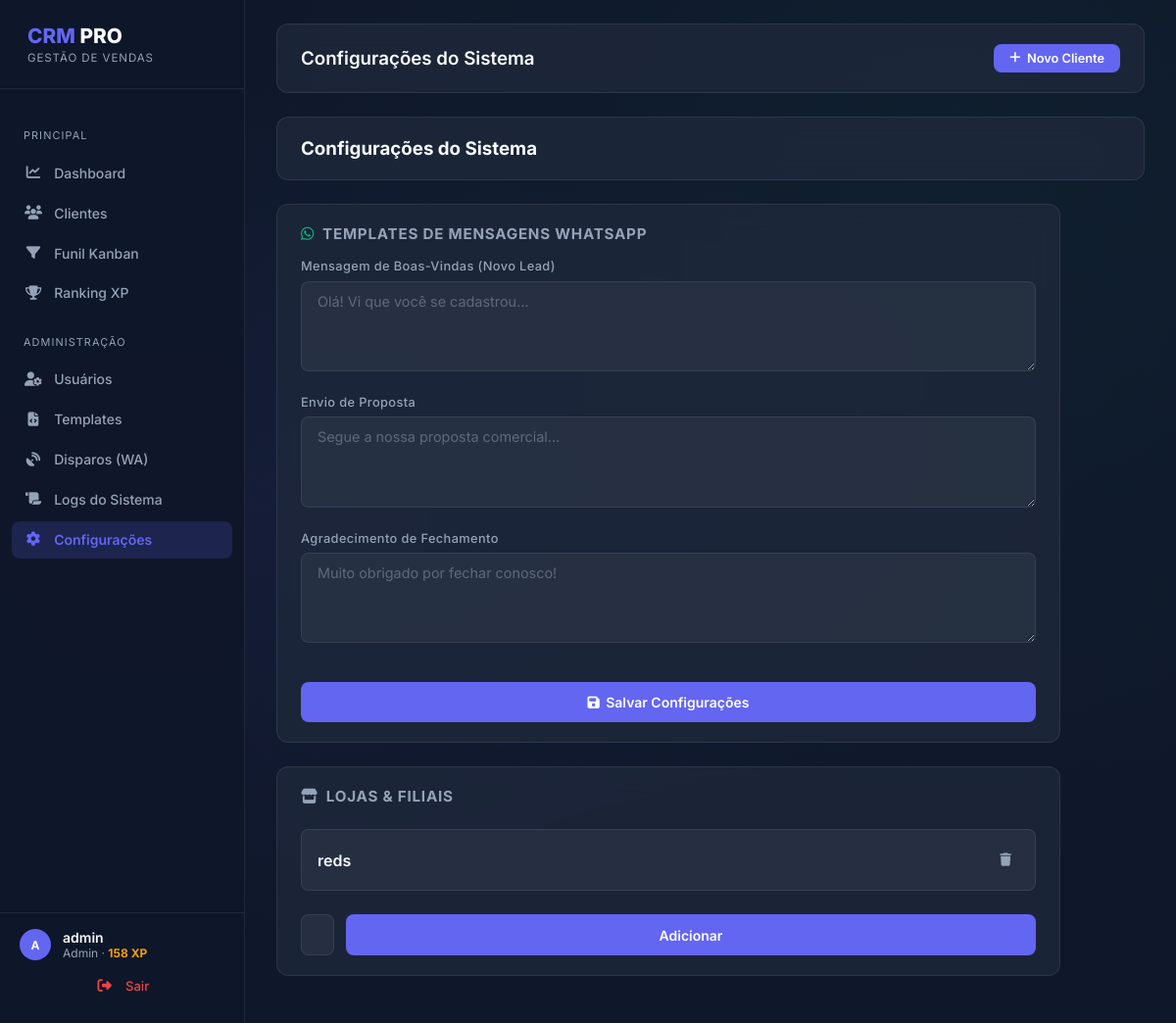
/admin/settings (signed in), run on the app's committed database.
### app/models.py (models this page shows, shortened)
class User(UserMixin, db.Model):
    id = db.Column(db.Integer, primary_key=True)
    username = db.Column(db.String(64), index=True, unique=True)
    email = db.Column(db.String(120), index=True, unique=True)
    password_hash = db.Column(db.String(128))
    role = db.Column(db.String(20), default='vendedor') # 'admin', 'gerente', 'vendedor'
    performance_points = db.Column(db.Integer, default=0)
    created_at = db.Column(db.DateTime, default=datetime.utcnow)

class Store(db.Model):
    id = db.Column(db.Integer, primary_key=True)
    name = db.Column(db.String(128), index=True)
    clients = db.relationship('Client', backref='preferred_store', lazy='dynamic')

### app/admin/routes.py (the view, shortened to what this page needs)
@bp.route('/settings', methods=['GET', 'POST'])
@login_required
@admin_required
def settings():
    all_settings = {s.key: s.value for s in Setting.query.all()}
    stores = Store.query.all()
    return render_template('admin/settings.html', title='Configurações do Sistema',
                           settings=all_settings, stores=stores)

### app/admin/routes.py (called while the page is built)
def admin_required(f):
    @wraps(f)
    def decorated_function(*args, **kwargs):
        if current_user.role not in ['admin', 'gerente']:
            flash('Você não tem permissão para acessar esta página.')
            return redirect(url_for('main.index'))
        return f(*args, **kwargs)
    return decorated_function

### app/models.py (called while the page is built)
@login.user_loader
def load_user(id):
    return User.query.get(int(id))

### app/templates/admin/settings.html
{% extends "base.html" %}
{% block content %}
<div class="header-glass mb-4 justify-between">
    <h3 class="m-0">Configurações do Sistema</h3>
</div>
<div class="header-glass max-w-lg">
    <form action="" method="post" class="w-100">
        <h4 class="card-title mb-4">
            <i class="fa-brands fa-whatsapp text-success"></i> Templates de Mensagens WhatsApp
        </h4>
        <div class="form-group">
            <label for="msg_boas_vindas">Mensagem de Boas-Vindas (Novo Lead)</label>
            <textarea name="msg_boas_vindas" id="msg_boas_vindas" class="input-glass" rows="4"
                      placeholder="Olá! Vi que você se cadastrou...">{{ settings.get('msg_boas_vindas', '') }}</textarea>
        </div>
        <div class="form-group">
            <label for="msg_proposta">Envio de Proposta</label>
            <textarea name="msg_proposta" id="msg_proposta" class="input-glass" rows="4"
                      placeholder="Segue a nossa proposta comercial...">{{ settings.get('msg_proposta', '') }}</textarea>
        </div>
        <div class="form-group">
            <label for="msg_fechamento">Agradecimento de Fechamento</label>
            <textarea name="msg_fechamento" id="msg_fechamento" class="input-glass" rows="4"
                      placeholder="Muito obrigado por fechar conosco!">{{ settings.get('msg_fechamento', '') }}</textarea>
        </div>
        <button type="submit" class="btn-primary mt-3">
            <i class="fa-solid fa-floppy-disk"></i> Salvar Configurações
        </button>
    </form>
</div>
<div class="header-glass max-w-lg flex-col align-start m-0 mb-4 mt-4">
    <h4 class="card-title w-100 text-primary mb-3">
        <i class="fa-solid fa-store"></i> Lojas & Filiais
    </h4>
    <div class="w-100 mb-4">
        {% for store in stores %}
        <div class="d-flex align-center justify-between p-3 border-bottom bg-glass mt-2 rounded-md" style="border: 1px solid var(--glass-border);">
            <div class="font-semibold">{{ store.name }}</div>
            <form action="{{ url_for('admin.delete_store', id=store.id) }}" method="post" onsubmit="return confirm('Excluir loja {{ store.name }}?')">
                <button class="icon-btn text-danger p-1 m-0">
                    <i class="fa-solid fa-trash"></i>
                </button>
            </form>
        </div>
        {% else %}
        <p class="text-sm text-muted">Nenhuma loja cadastrada.</p>
        {% endfor %}
    </div>
    <form action="{{ url_for('admin.new_store') }}" method="post" class="w-100 d-flex gap-2">
        <input type="text" name="name" class="input-glass flex-1" placeholder="Nome da nova loja..." required>
        <button type="submit" class="btn-primary w-auto">Adicionar</button>
    </form>
</div>
{% endblock %}

### app/templates/base.html (shortened to what this page needs)
<!DOCTYPE html>
<html lang="pt-br">
<head>
    <link rel="stylesheet" href="{{ url_for('static', filename='css/style.css') }}">
    <link rel="stylesheet" href="https://cdnjs.cloudflare.com/ajax/libs/font-awesome/6.5.0/css/all.min.css">
</head>
<body>
    {% if current_user.is_authenticated %}
    <aside class="sidebar" id="sidebar">
        <div class="sidebar-header">
            <h2 class="sidebar-brand">
                <span class="text-primary">CRM</span>
                <span class="text-main"> PRO</span>
            </h2>
            <div class="sidebar-tagline">
                GESTÃO DE VENDAS
            </div>
        </div>
        <nav class="sidebar-nav">
            <div class="nav-section-title m-0 mb-1">
                PRINCIPAL
            </div>
            <ul>
                <li>
                    <a href="{{ url_for('main.index') }}" class="nav-link {{ 'active' if request.endpoint == 'main.index' }}">
                        <i class="fa-solid fa-chart-line nav-icon"></i> Dashboard
                    </a>
                </li>
                <li>
                    <a href="{{ url_for('crm.list_clients') }}" class="nav-link {{ 'active' if request.endpoint in ['crm.list_clients','crm.new_client','crm.edit_client', 'crm.import_csv'] }}">
                        <i class="fa-solid fa-users nav-icon"></i> Clientes
                    </a>
                </li>
                <li>
                    <a href="{{ url_for('crm.kanban') }}" class="nav-link {{ 'active' if request.endpoint == 'crm.kanban' }}">
                        <i class="fa-solid fa-filter nav-icon"></i> Funil Kanban
                    </a>
                </li>
                <li>
                    <a href="{{ url_for('main.ranking') }}" class="nav-link {{ 'active' if request.endpoint == 'main.ranking' }}">
                        <i class="fa-solid fa-trophy nav-icon"></i> Ranking XP
                    </a>
                </li>
            </ul>
            {% if current_user.role in ['admin', 'gerente'] %}
            <div class="nav-section-title">
                ADMINISTRAÇÃO
            </div>
            <ul>
                <li>
                    <a href="{{ url_for('admin.list_users') }}" class="nav-link {{ 'active' if 'admin.list_users' == request.endpoint or 'admin.new_user' == request.endpoint or 'admin.edit_user' == request.endpoint }}">
                        <i class="fa-solid fa-user-gear nav-icon"></i> Usuários
                    </a>
                </li>
                <li>
                    <a href="{{ url_for('admin.templates_list') }}" class="nav-link {{ 'active' if 'admin.templates_list' in request.endpoint }}">
                        <i class="fa-solid fa-file-code nav-icon"></i> Templates
                    </a>
                </li>
                <li>
                    <a href="{{ url_for('admin.message_logs') }}" class="nav-link {{ 'active' if 'admin.message_logs' in request.endpoint }}">
                        <i class="fa-solid fa-satellite-dish nav-icon"></i> Disparos (WA)
                    </a>
                </li>
                <li>
                    <a href="{{ url_for('admin.logs') }}" class="nav-link {{ 'active' if request.endpoint == 'admin.logs' }}">
                        <i class="fa-solid fa-scroll nav-icon"></i> Logs do Sistema
                    </a>
                </li>
                <li>
                    <a href="{{ url_for('admin.settings') }}" class="nav-link {{ 'active' if request.endpoint == 'admin.settings' }}">
                        <i class="fa-solid fa-gear nav-icon"></i> Configurações
                    </a>
                </li>
            </ul>
            {% endif %}
        </nav>
        <div class="sidebar-footer">
            <div class="d-flex align-center gap-2 mb-2">
                <div class="avatar avatar-md">
                    {{ current_user.username[0] | upper }}
                </div>
                <div>
                    <div class="font-semibold text-sm">{{ current_user.username }}</div>
                    <div class="text-xs text-muted">
                        {{ current_user.role | capitalize }} &middot;
                        <span class="text-warning font-bold">{{ current_user.performance_points }} XP</span>
                    </div>
                </div>
            </div>
            <a href="{{ url_for('auth.logout') }}" class="nav-link logout-link">
                <i class="fa-solid fa-right-from-bracket nav-icon"></i> Sair
            </a>
        </div>
    </aside>
    <div class="main-content">
        <div class="header-glass mb-4">
            <div class="d-flex align-center gap-2">
                <h3 class="m-0 font-semibold text-main">{{ title }}</h3>
            </div>
            <div class="d-flex align-center gap-2 header-glass-action">
                <a href="{{ url_for('crm.new_client') }}" class="btn-primary btn-sm pt-2 w-100">
                    <i class="fa-solid fa-plus"></i> Novo Cliente
                </a>
            </div>
        </div>
        {% block content %}{% endblock %}
    </div>
    {% else %}
    {% block auth_content %}{% endblock %}
    {% endif %}
</body>
</html>

### data on the page
User: username "A", username "admin", role "Admin", performance_points "158"
Store: name "reds"

### other printed values
{{ title }} "Configurações do Sistema"
